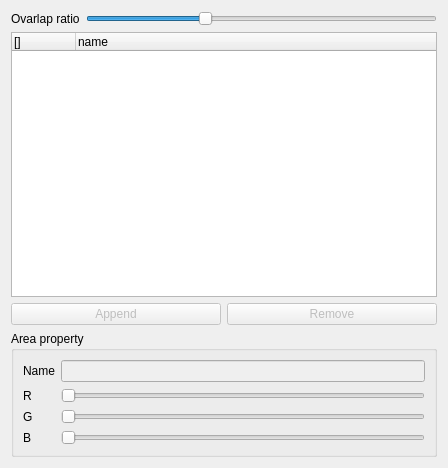
<?xml version="1.0" encoding="UTF-8"?>
<ui version="4.0">
 <class>Form</class>
 <widget class="QWidget" name="Form">
  <property name="geometry">
   <rect>
    <x>0</x>
    <y>0</y>
    <width>448</width>
    <height>468</height>
   </rect>
  </property>
  <property name="windowTitle">
   <string>watershed</string>
  </property>
  <layout class="QVBoxLayout" name="verticalLayout">
   <item>
    <layout class="QFormLayout" name="formLayout">
     <item row="0" column="0">
      <widget class="QLabel" name="label_5">
       <property name="text">
        <string>Ovarlap ratio</string>
       </property>
      </widget>
     </item>
     <item row="0" column="1">
      <widget class="QSlider" name="slider_transparent">
       <property name="minimum">
        <number>25</number>
       </property>
       <property name="maximum">
        <number>100</number>
       </property>
       <property name="singleStep">
        <number>25</number>
       </property>
       <property name="pageStep">
        <number>25</number>
       </property>
       <property name="sliderPosition">
        <number>50</number>
       </property>
       <property name="orientation">
        <enum>Qt::Horizontal</enum>
       </property>
      </widget>
     </item>
    </layout>
   </item>
   <item>
    <widget class="QTreeWidget" name="treewidget_layer">
     <property name="iconSize">
      <size>
       <width>16</width>
       <height>16</height>
      </size>
     </property>
     <property name="verticalScrollMode">
      <enum>QAbstractItemView::ScrollPerItem</enum>
     </property>
     <property name="autoExpandDelay">
      <number>3</number>
     </property>
     <property name="animated">
      <bool>true</bool>
     </property>
     <property name="columnCount">
      <number>2</number>
     </property>
     <attribute name="headerCascadingSectionResizes">
      <bool>true</bool>
     </attribute>
     <attribute name="headerMinimumSectionSize">
      <number>32</number>
     </attribute>
     <attribute name="headerDefaultSectionSize">
      <number>64</number>
     </attribute>
     <column>
      <property name="text">
       <string>[]</string>
      </property>
     </column>
     <column>
      <property name="text">
       <string>name</string>
      </property>
     </column>
    </widget>
   </item>
   <item>
    <layout class="QHBoxLayout" name="horizontalLayout">
     <item>
      <widget class="QPushButton" name="push_layer_append">
       <property name="enabled">
        <bool>false</bool>
       </property>
       <property name="minimumSize">
        <size>
         <width>0</width>
         <height>0</height>
        </size>
       </property>
       <property name="text">
        <string>Append</string>
       </property>
      </widget>
     </item>
     <item>
      <widget class="QPushButton" name="push_layer_remove">
       <property name="enabled">
        <bool>false</bool>
       </property>
       <property name="minimumSize">
        <size>
         <width>0</width>
         <height>0</height>
        </size>
       </property>
       <property name="text">
        <string>Remove</string>
       </property>
      </widget>
     </item>
    </layout>
   </item>
   <item>
    <widget class="QGroupBox" name="group_layer_property">
     <property name="enabled">
      <bool>true</bool>
     </property>
     <property name="statusTip">
      <string>Area property</string>
     </property>
     <property name="title">
      <string>Area property</string>
     </property>
     <layout class="QFormLayout" name="formLayout_2">
      <property name="fieldGrowthPolicy">
       <enum>QFormLayout::ExpandingFieldsGrow</enum>
      </property>
      <item row="0" column="0">
       <widget class="QLabel" name="label">
        <property name="statusTip">
         <string>Name of fill area</string>
        </property>
        <property name="text">
         <string>Name</string>
        </property>
       </widget>
      </item>
      <item row="0" column="1">
       <widget class="QLineEdit" name="text_layer_name">
        <property name="enabled">
         <bool>false</bool>
        </property>
       </widget>
      </item>
      <item row="1" column="0">
       <widget class="QLabel" name="label_2">
        <property name="statusTip">
         <string>Color of the fill area (Red)</string>
        </property>
        <property name="text">
         <string>R</string>
        </property>
       </widget>
      </item>
      <item row="1" column="1">
       <widget class="QSlider" name="slider_r">
        <property name="maximum">
         <number>255</number>
        </property>
        <property name="orientation">
         <enum>Qt::Horizontal</enum>
        </property>
       </widget>
      </item>
      <item row="2" column="0">
       <widget class="QLabel" name="label_3">
        <property name="statusTip">
         <string>Color of the fill area (Green)</string>
        </property>
        <property name="text">
         <string>G</string>
        </property>
       </widget>
      </item>
      <item row="2" column="1">
       <widget class="QSlider" name="slider_g">
        <property name="maximum">
         <number>255</number>
        </property>
        <property name="orientation">
         <enum>Qt::Horizontal</enum>
        </property>
       </widget>
      </item>
      <item row="3" column="0">
       <widget class="QLabel" name="label_4">
        <property name="statusTip">
         <string>Color of the fill area (Blue)</string>
        </property>
        <property name="text">
         <string>B</string>
        </property>
       </widget>
      </item>
      <item row="3" column="1">
       <widget class="QSlider" name="slider_b">
        <property name="maximum">
         <number>255</number>
        </property>
        <property name="orientation">
         <enum>Qt::Horizontal</enum>
        </property>
       </widget>
      </item>
     </layout>
    </widget>
   </item>
  </layout>
 </widget>
 <resources/>
 <connections/>
</ui>
